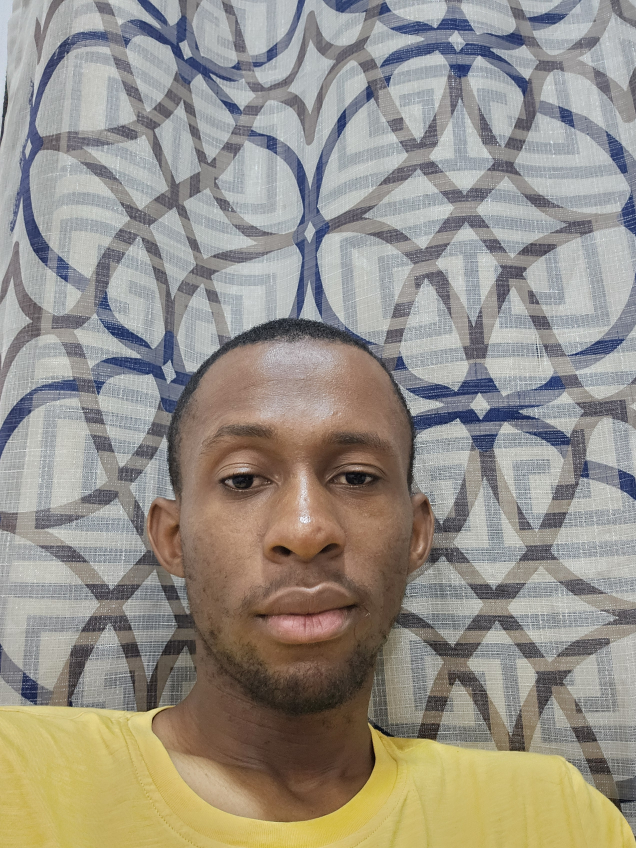
#> input picture Dataset/Dieudonne.jpg, 2544 x 3392 px (shown at 1/4 size)
$ python -i face_recognition_high_precision.py   (imports and definitions only)
#> lines starting #> are read from the running program, lines starting #| are printed output that depends on the picture
#> further down, picture is the input picture: shape (3392, 2544, 3); mean B, G, R 136, 145.6, 151.1
"""
Service de reconnaissance faciale HAUTE PRÉCISION - Système UCC
Optimisé pour précision maximale avec validation multiple
"""

import cv2
import os
import time
import numpy as np
from deepface import DeepFace
import threading
from datetime import datetime
from typing import List, Dict, Optional, Tuple

class HighPrecisionFaceRecognition:
    def __init__(self, model_name='VGG-Face', settings_file="final/config/settings.json"):
        self.model_name = model_name
        self.settings_file = settings_file
        self.students_db = {}
        self.face_cascade = None
        self.recognition_cache = {}
        self.cache_timeout = 3  # Réduit pour précision
        self.last_recognition_time = {}
        self.min_face_size = (80, 80)  # Augmenté pour meilleure qualité

        # Paramètres de haute précision
        self.confidence_thresholds = {
            'VGG-Face': 0.65,      # Augmenté de 0.6
            'Facenet': 0.70,       # Augmenté de 0.65
            'ArcFace': 0.75,       # Augmenté de 0.7
            'OpenFace': 0.60,      # Augmenté de 0.55
            'DeepFace': 0.55       # Augmenté de 0.5
        }

        self.distance_metrics = {
            'VGG-Face': 'cosine',
            'Facenet': 'euclidean_l2',
            'ArcFace': 'cosine',
            'OpenFace': 'cosine',
            'DeepFace': 'cosine'
        }

        # Initialiser
        self.init_face_detector()
        self.load_settings()

        print(f"Service reconnaissance HAUTE PRÉCISION initialisé: {model_name}")

    def load_settings(self):
        """Charger les paramètres depuis le fichier"""
        try:
            if os.path.exists(self.settings_file):
                import json
                with open(self.settings_file, 'r', encoding='utf-8') as f:
                    settings = json.load(f)

                recognition = settings.get('recognition', {})
                model_from_settings = recognition.get('model', 'VGG-Face')

                # Mettre à jour le modèle si différent
                if model_from_settings in self.confidence_thresholds:
                    self.model_name = model_from_settings

        except Exception as e:
            print(f"Erreur chargement paramètres: {e}")

    def init_face_detector(self):
        """Initialiser le détecteur de visage Haar Cascade optimisé"""
        try:
            self.face_cascade = cv2.CascadeClassifier(
                cv2.data.haarcascades + 'haarcascade_frontalface_default.xml'
            )
            if self.face_cascade.empty():
                raise Exception("Impossible de charger Haar Cascade")
            print("Détecteur de visage optimisé initialisé")
        except Exception as e:
            print(f"Erreur initialisation détecteur: {e}")
            self.face_cascade = None

    # [4 lines left out: function load_student_database, not called in this run]

    def detect_faces(self, frame) -> List[Tuple[int, int, int, int]]:
        """Détecter les visages avec paramètres optimisés"""
        if self.face_cascade is None:
            return []

        try:
            gray = cv2.cvtColor(frame, cv2.COLOR_BGR2GRAY)
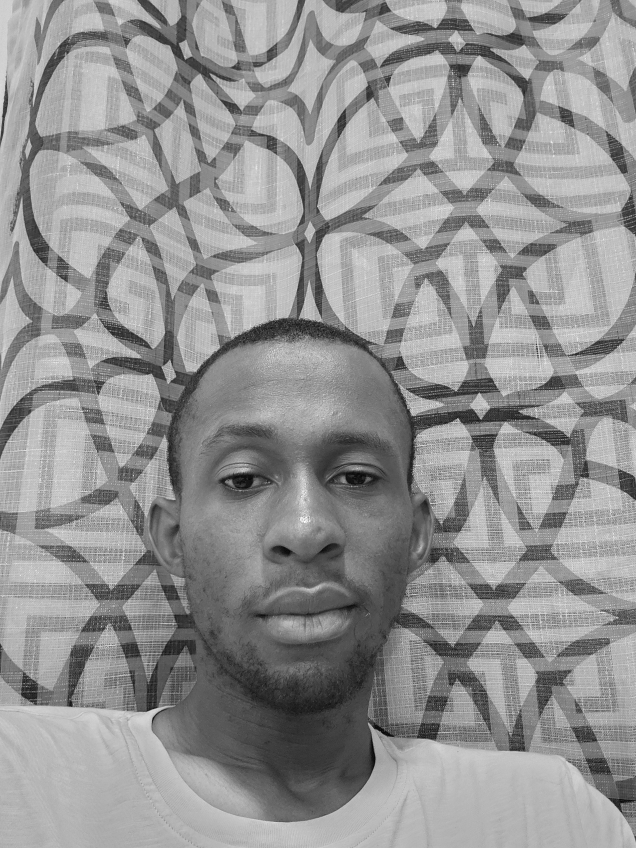
#> gray: shape (3392, 2544) (shown at 1/4 size); min 0, max 255, mean 146.2

            # Paramètres optimisés pour précision
            scale_factor = 1.05  # Plus précis
            min_neighbors = 6    # Plus strict

            faces = self.face_cascade.detectMultiScale(
                gray,
                scaleFactor=scale_factor,
                minNeighbors=min_neighbors,
                minSize=self.min_face_size,
                maxSize=(300, 300)  # Limiter taille
            )
#> faces = [[1421, 186, 196, 196], [1846, 234, 186, 186], [1880, 484, 256, 256], [1524, 204, 272, 272]]

            return faces
        except Exception as e:
            print(f"Erreur détection visage: {e}")
            return []

    def extract_face_roi(self, frame, face_coords) -> Optional[np.ndarray]:
        """Extraire et prétraiter le visage pour haute précision"""
        x, y, w, h = face_coords

        # S'assurer que les coordonnées sont valides
        x = max(0, x)
        y = max(0, y)
        w = min(w, frame.shape[1] - x)
        h = min(h, frame.shape[0] - y)

        if w < self.min_face_size[0] or h < self.min_face_size[1]:
            return None

        face_roi = frame[y:y+h, x:x+w]

        # Prétraitement selon le modèle
        if self.model_name == 'ArcFace':
            face_roi = cv2.resize(face_roi, (112, 112))
        elif self.model_name == 'Facenet':
            face_roi = cv2.resize(face_roi, (160, 160))
        else:
            face_roi = cv2.resize(face_roi, (224, 224))

        # Normalisation
        face_roi = cv2.normalize(face_roi, None, 0, 255, cv2.NORM_MINMAX)

        return face_roi

    def recognize_face(self, face_image, student_id_hint=None) -> Optional[Dict]:
        """Reconnaître un visage avec haute précision"""
        current_time = time.time()

        # Cache plus court pour précision
        cache_key = f"{id(face_image)}_{student_id_hint}_{self.model_name}"
        if (cache_key in self.recognition_cache and
            current_time - self.recognition_cache[cache_key]['time'] < self.cache_timeout):
            return self.recognition_cache[cache_key]['result']

        try:
            # Augmenter le nombre de comparaisons pour précision
            max_comparisons = min(50, len(self.students_db))  # Augmenté de 10 à 50
            students_to_compare = list(self.students_db.items())[:max_comparisons]

            # Stocker tous les scores pour validation
            all_scores = []
            matches = []

            distance_metric = self.distance_metrics.get(self.model_name, 'cosine')
            threshold = self.confidence_thresholds.get(self.model_name, 0.6)

            for student_id, student_info in students_to_compare:
                if student_id_hint and student_id != student_id_hint:
                    continue

                photo_path = student_info.get('photo_path')
                if not photo_path or not os.path.exists(photo_path):
                    continue

                try:
                    # Comparaison avec DeepFace
                    result = DeepFace.verify(
                        face_image,
                        photo_path,
                        model_name=self.model_name,
                        detector_backend='skip',
                        distance_metric=distance_metric,
                        enforce_detection=False
                    )

                    if result['verified']:
                        distance = result.get('distance', 0)

                        # Conversion précise selon la métrique
                        if distance_metric == 'cosine':
                            score = 1 - distance
                        elif distance_metric == 'euclidean_l2':
                            score = 1 / (1 + distance)
                        else:
                            score = max(0, 1 - distance)

                        # Seuils stricts
                        if score > threshold:
                            all_scores.append(score)
                            matches.append({
                                'student_id': student_id,
                                'name': student_info.get('name', ''),
                                'faculte': student_info.get('faculte', ''),
                                'promotion': student_info.get('promotion', ''),
                                'matricule': student_info.get('matricule', ''),
                                'confidence': score,
                                'distance': distance,
                                'model': self.model_name
                            })

                except Exception as e:
                    continue

            # Validation multi-critères
            if not matches:
                return None

            # Trier par score de confiance
            matches.sort(key=lambda x: x['confidence'], reverse=True)

            # Validation finale
            best_match = matches[0]

            # Critère 1: Score minimum
            if best_match['confidence'] < threshold:
                return None

            # Critère 2: Différence significative avec le 2ème (si existant)
            if len(matches) > 1:
                second_best = matches[1]
                score_diff = best_match['confidence'] - second_best['confidence']

                # Doit avoir au moins 10% de différence
                if score_diff < 0.1:
                    # Ambiguïté détectée
                    print(f"Ambiguïté: scores trop proches {best_match['confidence']:.3f} vs {second_best['confidence']:.3f}")
                    return None

            # Critère 3: Cohérence des scores (si plusieurs bons scores)
            if len(all_scores) > 2:
                mean_score = np.mean(all_scores)
                std_score = np.std(all_scores)

                # Le meilleur score doit être significativement au-dessus de la moyenne
                if best_match['confidence'] < mean_score + std_score:
                    print(f"Score pas assez significatif: {best_match['confidence']:.3f} vs moyenne {mean_score:.3f}")
                    return None

            # Ajouter des métadonnées de précision
            best_match.update({
                'total_comparisons': len(students_to_compare),
                'valid_matches': len(matches),
                'avg_score': np.mean(all_scores) if all_scores else 0,
                'score_std': np.std(all_scores) if len(all_scores) > 1 else 0,
                'precision_level': 'HIGH' if best_match['confidence'] > 0.8 else 'MEDIUM'
            })

            # Mettre en cache
            self.recognition_cache[cache_key] = {
                'result': best_match,
                'time': current_time
            }

            return best_match

        except Exception as e:
            print(f"Erreur reconnaissance {self.model_name}: {e}")
            return None

    def process_frame(self, frame) -> List[Dict]:
        """Traiter une frame complète avec haute précision"""
        results = []

        faces = self.detect_faces(frame)

        for (x, y, w, h) in faces:
            face_roi = self.extract_face_roi(frame, (x, y, w, h))

            if face_roi is None:
                continue

            recognition = self.recognize_face(face_roi)

            results.append({
                'bbox': (x, y, w, h),
                'recognition': recognition,
                'confidence': recognition['confidence'] if recognition else 0
            })
#> this loop made 4 passes
#> cache_key in recognize_face on passes 1 to 4: '139714113682576_None_VGG-Face', '139713766015312_None_VGG-Face', '139714113682576_None_VGG-Face', '139713766015600_None_VGG-Face'
#> pass 1, in extract_face_roi, `face_roi = frame[y:y+h, x:x+w]`:
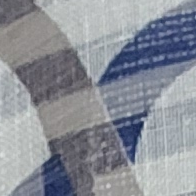
#> face_roi: shape (196, 196, 3); mean B, G, R 151.2, 142.7, 138.7
#> pass 1, in extract_face_roi, `face_roi = cv2.normalize(face_roi, None, 0, 255, cv2.NORM_MINMAX)`:
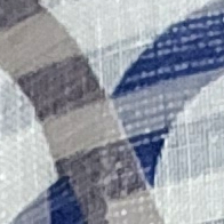
#> face_roi: shape (224, 224, 3); mean B, G, R 164.4, 153.7, 148.7
#> pass 2, in extract_face_roi (call 2), `face_roi = frame[y:y+h, x:x+w]`:
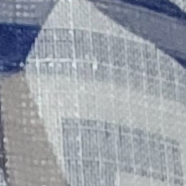
#> face_roi: shape (186, 186, 3); mean B, G, R 166.7, 158.7, 153
#> after the loop:
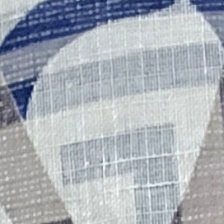
#> face_roi: shape (224, 224, 3); mean B, G, R 181.9, 174.5, 168.2
#> after the loop, results = 4 items

        return results

    # [48 lines left out: functions draw_results, get_precision_stats, not called in this run]

# Test du service de haute précision
# [6 lines not run here, left out]

>>> import cv2
>>> picture = cv2.imread('../../Dataset/Dieudonne.jpg')
>>> result = HighPrecisionFaceRecognition().process_frame(picture)
#> result = 4 items

$ run again, on Dataset/Poutine 2.jpg
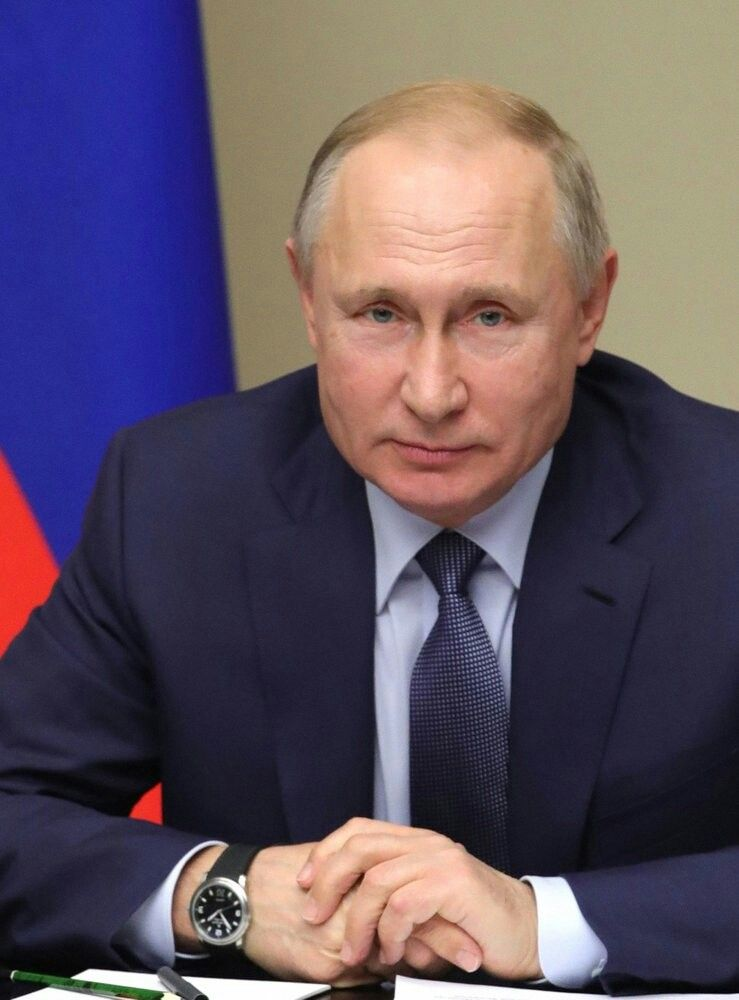
#> input picture Dataset/Poutine 2.jpg, 739 x 1000 px
#> picture is the input picture: shape (1000, 739, 3); mean B, G, R 97.8, 83.8, 96.8
#> in detect_faces, `gray = cv2.cvtColor(frame, cv2.COLOR_BGR2GRAY)`:
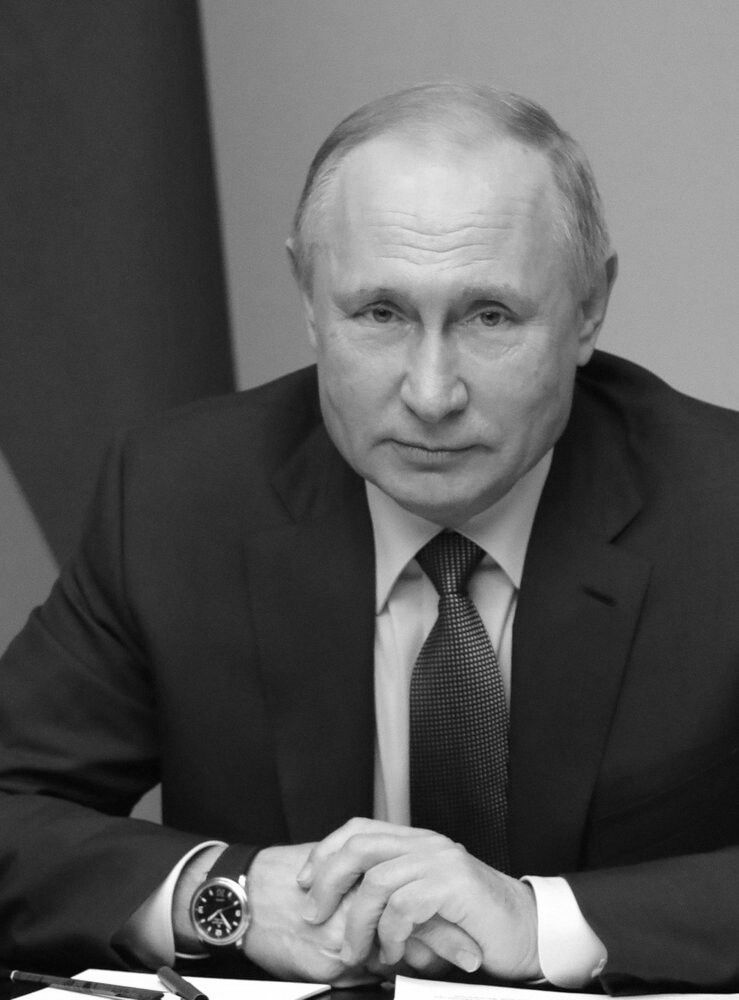
#> gray: shape (1000, 739); min 0, max 255, mean 89.2
#> in detect_faces, `faces = self.face_cascade.detectMultiScale( gray, scaleFactor=scale_fa..`: faces = [[294, 219, 273, 273]]
#> the loop in process_frame, `for (x, y, w, h) in faces:` made 1 pass
#> (cache_key in recognize_face, max_comparisons in recognize_face, distance_metric in recognize_face, threshold in recognize_face) on pass 1: ('139713766105488_None_VGG-Face', 0, 'cosine', 0.65)
#> pass 1, in extract_face_roi, `face_roi = frame[y:y+h, x:x+w]`:
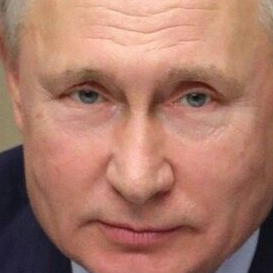
#> face_roi: shape (273, 273, 3); mean B, G, R 104.6, 120.8, 169.4
#> after the loop in process_frame, `for (x, y, w, h) in faces:`: results = 1 item
